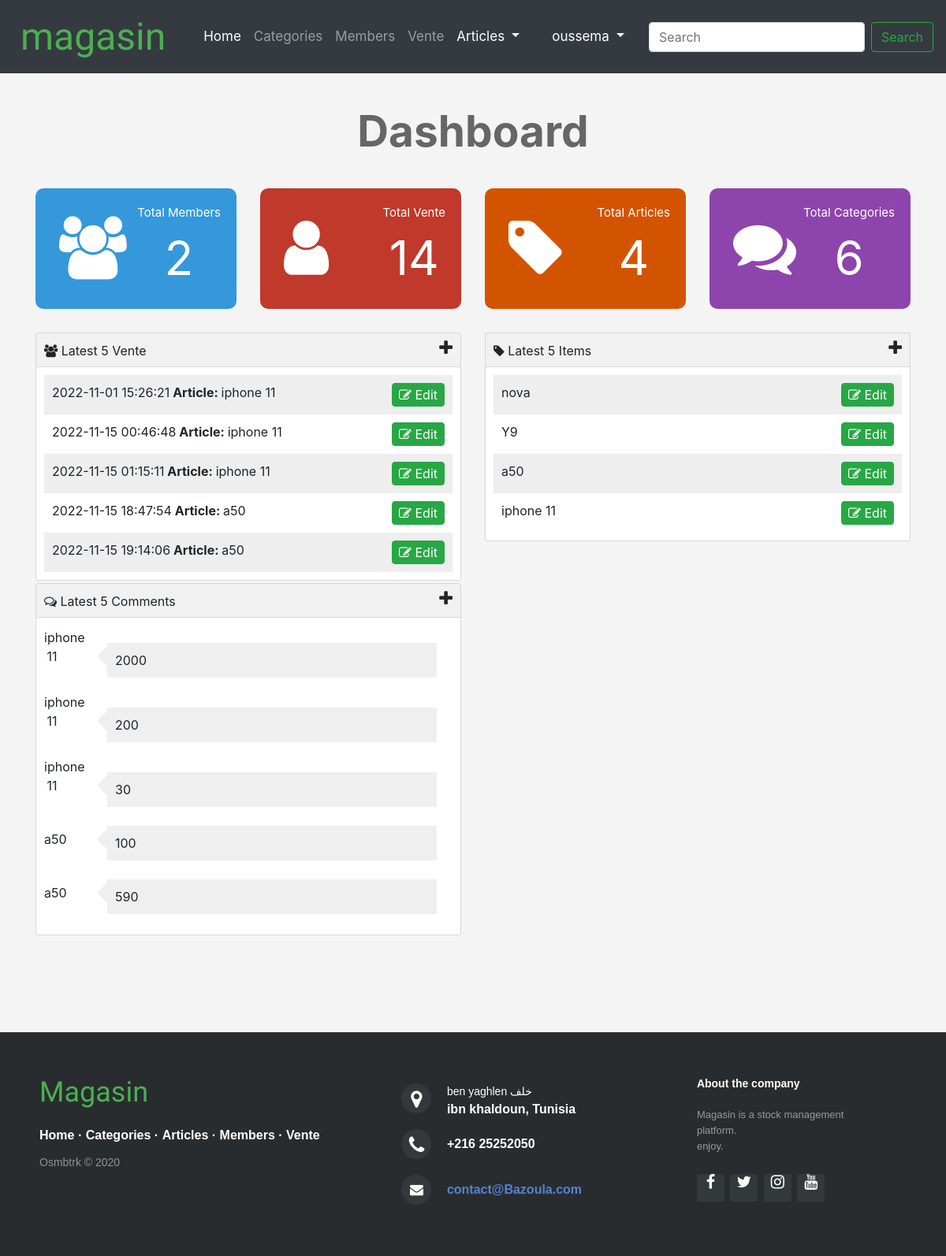
Page /admin/dashboard.php (signed in) on the committed database.
### tables this page shows
CREATE TABLE `vente` (
  `id` int(11) NOT NULL,
  `artid` int(11) NOT NULL,
  `userid` int(11) NOT NULL,
  `quantite` int(11) NOT NULL,
  `prix` int(11) NOT NULL,
  `date` datetime NOT NULL DEFAULT current_timestamp()
);

CREATE TABLE `article` (
  `id` int(11) NOT NULL,
  `reference` varchar(255) NOT NULL,
  `artname` varchar(255) NOT NULL,
  `categoryid` int(11) NOT NULL,
  `couleur` varchar(255) NOT NULL,
  `quantite` int(11) NOT NULL,
  `prix` varchar(255) NOT NULL,
  `prixbase` varchar(255) NOT NULL,
  `barcode` varchar(255) NOT NULL,
  `ram` int(11) NOT NULL,
  `stockage` int(11) NOT NULL,
  `batterie` int(11) NOT NULL,
  `faceid` int(11) NOT NULL,
  `emprint` int(11) NOT NULL,
  `doublesim` int(11) NOT NULL
);

### include/functions/functions.php (called while the page is built, shortened)
<?php
 function countItems($item,$table){
     global $con;
     $stmt2=$con->prepare("SELECT COUNT($item) FROM $table");
     $stmt2->execute();
     return $stmt2->fetchColumn();
 }
 function getLatest($select,$table,$order,$limit=5){
     global $con;
     $getstmt=$con->prepare("SELECT $select FROM $table ORDER BY $order DESC LIMIT $limit");
     $getstmt->execute();
     $rows =$getstmt->fetchAll();
     return $rows;
 }

### admin/dashboard.php (the view, shortened to what this page needs)
<?php
if (isset($_SESSION['username'])){
    include 'C:\xampp\htdocs\27club\include\functions\functions.php';
   include 'C:\xampp\htdocs\27club\include\tpl\navbar.php';
   include 'C:\xampp\htdocs\27club\admin\conn.php';
   ?>
   <div class="container home-stats text-center">
        <h1>Dashboard</h1>
        <div class="row">
            <div class="col-md-3">
                <div class='stat st-members'>
                    <i class='fa fa-users'></i>
                    <div class='info'>
                        Total Members
                        <br><span><a href="members.php"><?php echo countItems('id','users') ?></a></span>
                    </div>
                </div>
            </div>
            <div class="col-md-3">
                <div class='stat st-pending'>
                    <i class="fa fa-user"></i>
                    <div class='info'>
                        Total Vente
                        <br><span><a href="comment.php"><?php echo countItems('id','vente') ?></a></span>
                    </div>
                </div>
            </div>
            <div class="col-md-3">
                <div class='stat st-items'>
                    <i class='fa fa-tag'></i>
                    <div class='info'>
                        Total Articles
                        <br><span><a href="items.php"><?php echo countItems('id','article') ?></a></span>
                    </div>
                </div>
            </div>
            <div class="col-md-3">
                <div class='stat st-comment'>
                    <i class='fa fa-comments'></i>
                    <div class='info'>
                        Total Categories
                        <br><span><a href="comment.php"><?php echo countItems('id','categories') ?></a></span>
                    </div>
                </div>
            </div>
        </div>
   </div>
    <div class="container latest">
        <div class="row">
            <div class="col-sm-6">
                <div class="panel panel-default">
                    <?php $latestUsers=5 ?>
                    <div class="panel-heading">
                        <i class="fa fa-users"></i> Latest <?php echo $latestUsers; ?> Vente
                        <span class='toggle-info pull-right'>
                            <i class='fa fa-plus fa-lg'></i>
                        </span>
                    </div>
                    <div class="panel-body">
                        <ul class='list-unstyled latest-users'>
                            <?php
                            $stmt=$con->prepare("SELECT vente.*,article.artname AS member FROM vente
                            INNER JOIN article ON article.id=vente.artid LIMIT $latestUsers");
                            $stmt->execute();
                            $comments=$stmt->fetchAll();
                            foreach ($comments as $item){
                                echo '<li>'.$item['date'].'<b> Article: </b>'.$item['member'].'<a href="items.php?do=Edit&itemid=' .$item['id']. '"><span class="btn btn-success pull-right">
                                <i class="fa fa-edit"></i> Edit</span></a></li>';
                                }
                            ?>
                        </ul>
                    </div>
                </div>
            </div>
            <div class="col-sm-6">
                <div class="panel panel-default">
                    <?php $latestItems=5 ?>
                    <div class="panel-heading">
                        <i class="fa fa-tag"></i> Latest <?php echo $latestItems; ?> Items
                        <span class='toggle-info pull-right'>
                            <i class='fa fa-plus fa-lg'></i>
                        </span>
                    </div>
                    <div class="panel-body">
                        <ul class='list-unstyled latest-users'>
                            <?php
                                $thelatest =getLatest("*","article","id",$latestItems);
                                foreach ($thelatest as $item){
                                echo '<li>'.$item['artname'].'<a href="items.php?do=Edit&itemid=' .$item['id']. '"><span class="btn btn-success pull-right">
                                <i class="fa fa-edit"></i> Edit</span></a></li>';
                                }
                            ?>
                        </ul>
                    </div>
                </div>
            </div>
        </div>
        <div class="row">
            <div class="col-sm-6">
                <div class="panel panel-default">
                    <?php $latestcomment=5 ?>
                    <div class="panel-heading">
                        <i class="fa fa-comments-o"></i> Latest <?php echo $latestcomment; ?> Comments
                        <span class='toggle-info pull-right'>
                            <i class='fa fa-plus fa-lg'></i>
                        </span>
                    </div>
                    <div class="panel-body">
                        <ul class='list-unstyled latest-users'><?php
                            $stmt=$con->prepare("SELECT vente.*,article.artname AS member FROM vente
                            INNER JOIN article ON article.id=vente.artid LIMIT $latestcomment");
                            $stmt->execute();
                            $comments=$stmt->fetchAll();
                            foreach($comments as $comment){
                                echo '<div class="comment-box">';
                                    echo '<span class="member-n">'.$comment['member'].'</span><p class="member-c">'.$comment['prix'].'</p>';
                                echo '</div>';
                            }
                            ?>
                    </div>
                </div>
            </div>
        </div>
    </div>
   <?php
}else{
    header('location:accueil.php');
    exit();
}

### include/tpl/navbar.php (shortened to what this page needs)
<html>
    <head>
        <link rel="stylesheet" href="http://maxcdn.bootstrapcdn.com/font-awesome/4.2.0/css/font-awesome.min.css">
        <link rel="stylesheet" href="css\stylefooter.css">
        <link rel="stylesheet" href="css\styleheader2.css">
        <link rel="stylesheet" href="css\navbar.css">
        <link rel="stylesheet" href="css\bootstrap.min.css">
        <link rel="stylesheet" href="css\fontawesome.min.css">
        <link rel="stylesheet" href="css\backend.css">
    </head>
    <body>
        <nav class="navbar navbar-expand-lg navbar navbar-dark bg-dark">
        <h3 class="logo">magasin</h3>
            <div class="collapse navbar-collapse" id="navbarSupportedContent">
                <ul class="navbar-nav mr-auto">
                    <li class="nav-item active">
                        <a class="nav-link" href="dashboard.php">Home <span class="sr-only">(current)</span></a>
                    </li>
                    <li class="nav-item">
                        <a class="nav-link" href="categories.php">Categories</a>
                    </li>
                    <li class="nav-item">
                        <a class="nav-link" href="members.php">Members</a>
                    </li>
                    <li class="nav-item">
                        <a class="nav-link" href="comment.php">Vente</a>
                    </li>
                    <li class="nav-item dropdown" style="margin-left: -25px;">
                        <a class="nav-link dropdown-toggle" href="#" id="navbarDropdown" role="button" data-toggle="dropdown" aria-haspopup="true" aria-expanded="false">
                        Articles
                        </a>
                    </li>
                    <li class="nav-item dropdown">
                        <a class="nav-link dropdown-toggle" href="#" id="navbarDropdown" role="button" data-toggle="dropdown" aria-haspopup="true" aria-expanded="false">
                        oussema
                        </a>
                    </li>
                </ul>
                <form class="form-inline my-2 my-lg-0">
                <input class="form-control mr-sm-2" type="search" placeholder="Search" aria-label="Search">
                <button class="btn btn-outline-success my-2 my-sm-0" type="submit">Search</button>
                </form>
            </div>
        </nav>

### admin/css/stylefooter.css (style rules this page uses)
body { margin: 0; padding: 0; }
footer { bottom: 0; }
.footer-distributed { background-color: #292c2f; box-shadow: 0 1px 1px 0 rgba(0, 0, 0, 0.12); box-sizing: border-box; width: 100%; text-align: left; font: bold 16px sans-serif; padding: 55px 50px; margin-top: 120px; }
.footer-distributed .footer-left, .footer-distributed .footer-center, .footer-distributed .footer-right { display: inline-block; vertical-align: top; }
.footer-distributed .footer-left { width: 40%; }
.footer-distributed h3 { color: #4CAF50; font: normal 36px 'Cookie', cursive; margin: 0; }
.footer-distributed .footer-links { color: #ffffff; margin: 20px 0 12px; padding: 0; }
.footer-distributed .footer-links a { display:inline-block; line-height: 1.8; text-decoration: none; color: inherit; }
.footer-distributed .footer-company-name { color: #8f9296; font-size: 14px; font-weight: normal; margin: 0; }
.footer-distributed .footer-center { width: 35%; }
.footer-distributed .footer-center i { background-color: #33383b; color: #ffffff; font-size: 25px; width: 38px; height: 38px; border-radius: 50%; text-align: center; line-height: 42px; margin: 10px 15px; vertical-align: middle; }
.footer-distributed .footer-center i.fa-envelope { font-size: 17px; line-height: 38px; }
.footer-distributed .footer-center p { display: inline-block; color: #ffffff; vertical-align: middle; margin:0; }
.footer-distributed .footer-center p span { display:block; font-weight: normal; font-size:14px; line-height:2; }
.footer-distributed .footer-center p a { color: #5383d3; text-decoration: none;; }
.footer-distributed .footer-right { width: 20%; }
.footer-distributed .footer-company-about { line-height: 20px; color: #92999f; font-size: 13px; font-weight: normal; margin: 0; }
.footer-distributed .footer-company-about span { display: block; color: #ffffff; font-size: 14px; font-weight: bold; margin-bottom: 20px; }
.footer-distributed .footer-icons { margin-top: 25px; }
.footer-distributed .footer-icons a { display: inline-block; width: 35px; height: 35px; cursor: pointer; background-color: #33383b; border-radius: 2px; font-size: 20px; color: #ffffff; text-align: center; line-height: 35px; margin-right: 3px; margin-bottom: 5px; }

### admin/css/styleheader2.css (style rules this page uses)
.logo { color: #4CAF50; font: normal 48px 'Cookie', cursive; margin: 0; margin-top: 20px; margin-left: 5px; }

### admin/css/navbar.css (style rules this page uses)
.logo { margin: 10px; }
.navbar-nav { margin-left: 30px; }
#navbarDropdown { margin-left: 25px; color: #ffffff; }
#navbarSupportedContent { font-size: 17px; }

### admin/css/backend.css (style rules this page uses)
body { background-color: #f4f4f4; }
h1 { font-size: 55px; margin: 40px 0; font-weight: bold; color:#666; }
.home-stats .stat { padding: 20px; font-size: 15px; color: #FFF; border-radius: 10px; position: relative; overflow: hidden; }
.home-stats .stat i { position: absolute; font-size: 80px; top: 35px; left: 30px; }
.home-stats .stat .info { float: right; }
.home-stats .stat a { color: #FFF; }
.home-stats .stat span { display: block; font-size: 60px; }
.home-stats .st-members { background-color: #3498db; }
.home-stats .st-pending { background-color: #c0392b; }
.home-stats .st-items { background-color: #d35400; }
.home-stats .st-comment { background-color: #8e44ad; }
.latest { margin-top: 30px; }
.latest-users { margin-bottom: 0; }
.latest-users li { padding: 10px; overflow: hidden; }
.latest-users li:nth-child(odd) { background-color: #EEE; }
.latest-users .btn-success { padding: 2px 8px; }
.panel-heading { background-color: rgb(241, 241, 241); padding: 10px; border-radius: 3px; border:0.5pt solid #d8d7d7 ; }
.panel-body { background-color: #FFF; padding: 10px; border-radius: 3px; border:0.5pt solid #d8d7d7 ; position: relative; top:-3; }
.latest .panel-body .comment-box { margin: 8px 0px 0px }
.latest .panel-body .comment-box .member-n, .latest .panel-body .comment-box .member-c { display: inline-block; }
.latest .panel-body .comment-box .member-n { width: 20px; text-align: center; margin-right: 60px; position: relative; top: -5px; }
.latest .panel-body .comment-box .member-c { width: calc(100% - 100px); background-color: #EFEFEF; padding: 10px; position: relative; }
.latest .panel-body .comment-box .member-c:before { content: ""; display: block; position: absolute; left: -28px; top: 2px; width: 0; height: 0; border-style: solid; border-color: transparent #EFEFEF transparent transparent; border-width: 15px; }
i.fa.fa-plus { position: relative; top: 1; }

### rows in the picture
vente: date "2022-11-01 15:26:21", artid.artname "iphone 11", prix "2000"
vente: date "2022-11-15 00:46:48", artid.artname "iphone 11", prix "200"
vente: date "2022-11-15 01:15:11", artid.artname "iphone 11", prix "30"
vente: date "2022-11-15 18:47:54", artid.artname "a50", prix "100"
vente: date "2022-11-15 19:14:06", artid.artname "a50", prix "590"
article: artname "nova"
article: artname "Y9"
article: artname "a50"
article: artname "iphone 11"

### other values in the picture
countItems('id','users') "2"
countItems('id','vente') "14"
countItems('id','article') "4"
countItems('id','categories') "6"
$latestUsers "5"
$latestItems "5"
$latestcomment "5"
